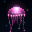

Write Python code to recreate this figure.
"""Jellyfish — a lone bioluminescent bell drifting up through dark water.

Big subject, minimal scene: one glowing jellyfish centered on the panel.
The bell pulses (contract → rise, relax → sink), the oral arms and tentacles
sway with the same phase, and faint motes drift upward. Everything is drawn
additively into a float buffer so the glow blooms softly — deep-sea serene.

Seamless 44-frame loop (all motion is sinusoidal over one period).

Run:  .venv\\Scripts\\python.exe art\\jellyfish.py   → jellyfish.gif (+ strip)
"""

import math
from pathlib import Path

from PIL import Image

import os

HERE = Path(__file__).resolve().parent
SIZE = 32
# 18 frames / 24 colors lands at ~7.9 KB — inside the panel's 8192-byte ceiling.
# The soft additive glow gives every frame high spatial entropy (~410 B/frame),
# so frame count, not palette, is the binding constraint here.
FRAMES = int(os.environ.get("JF_FRAMES", "18"))
COLORS = int(os.environ.get("JF_COLORS", "24"))
CX = 16.0

# palette (additive intensities keep these from clipping unless glows overlap)
BG_TOP = (2, 3, 10)
BG_BOT = (4, 11, 22)
BELL = (210, 60, 145)        # translucent magenta body
BELL_CORE = (255, 150, 205)  # brighter inner glow
RIM = (255, 185, 225)        # bright bell margin
CYAN = (120, 225, 255)       # inner gonad streaks / cool highlight
TENT = (200, 55, 135)        # tentacle filaments
TIP = (255, 120, 200)        # glowing tentacle tips
MOTE = (80, 170, 215)        # drifting plankton motes


def lerp(a, b, t):
    return tuple(a[i] + (b[i] - a[i]) * t for i in range(3))


def new_buf():
    """Buffer pre-filled with the deep-water gradient."""
    buf = []
    for y in range(SIZE):
        base = lerp(BG_TOP, BG_BOT, y / (SIZE - 1))
        buf.append([[base[0], base[1], base[2]] for _ in range(SIZE)])
    return buf


def add(buf, x, y, color, k):
    if k <= 0 or x < 0 or x >= SIZE or y < 0 or y >= SIZE:
        return
    p = buf[y][x]
    p[0] += color[0] * k
    p[1] += color[1] * k
    p[2] += color[2] * k


def glow(buf, cx, cy, r, color, inten):
    """Soft radial bloom centred at (cx, cy)."""
    sig2 = 2 * (r * 0.55) ** 2
    for y in range(max(0, int(cy - r - 1)), min(SIZE, int(cy + r + 2))):
        for x in range(max(0, int(cx - r - 1)), min(SIZE, int(cx + r + 2))):
            d2 = (x - cx) ** 2 + (y - cy) ** 2
            if d2 <= (r + 1) ** 2:
                add(buf, x, y, color, inten * math.exp(-d2 / sig2))


def to_image(buf):
    img = Image.new("RGB", (SIZE, SIZE))
    px = img.load()
    for y in range(SIZE):
        for x in range(SIZE):
            p = buf[y][x]
            px[x, y] = (min(255, int(p[0])), min(255, int(p[1])), min(255, int(p[2])))
    return img


def frame(f):
    p = f / FRAMES
    ph = 2 * math.pi * p
    # contraction 0..1..0: contracted bell is narrower, taller, and risen
    c = 0.5 - 0.5 * math.cos(ph)

    a = 8.5 * (1 - 0.20 * c)          # bell half-width
    b = 5.4 * (1 + 0.20 * c)          # bell half-height
    cy = 12.5 - 2.6 * c              # bell centre rises as it contracts
    margin = cy + 0.34 * b           # lower edge of the bell (where arms hang)

    buf = new_buf()

    # ambient body halo so the bell reads as translucent, not a hard shape
    glow(buf, CX, cy - 0.4 * b, a * 1.15, BELL, 0.32)

    # bell body: fill the dome, brighter toward the crown and the rim
    x0, x1 = int(CX - a - 1), int(CX + a + 2)
    for x in range(max(0, x0), min(SIZE, x1)):
        dx = (x - CX) / a
        if abs(dx) > 1:
            continue
        dome = b * math.sqrt(max(0.0, 1 - dx * dx))
        y_top = cy - dome
        y_bot = margin
        span = max(1.0, y_bot - y_top)
        for yy in range(int(round(y_top)), int(round(y_bot)) + 1):
            t = min(1.0, max(0.0, (yy - y_top) / span))   # 0 crown .. 1 margin
            # brighter at the crown, dimmer mid-body, glow again near margin
            body = 0.55 * (1 - t) ** 1.5 + 0.18
            add(buf, x, yy, BELL, body)
            add(buf, x, yy, BELL_CORE, 0.22 * (1 - abs(dx)) * (1 - t))

    # crown highlight — a cool sheen on top of the dome
    glow(buf, CX, cy - 0.72 * b, a * 0.42, CYAN, 0.5)
    glow(buf, CX, cy - 0.5 * b, a * 0.6, BELL_CORE, 0.45)

    # inner gonad streaks (four cool arcs inside the bell)
    for k in (-1.5, -0.5, 0.5, 1.5):
        gx = CX + k * a * 0.30
        glow(buf, gx, cy - 0.05 * b, 1.3, CYAN, 0.34)

    # scalloped bell margin — bright bumps along the lower rim
    scallops = 7
    for i in range(scallops):
        dx = (i / (scallops - 1) - 0.5) * 2       # -1..1
        mx = CX + dx * a * 0.94
        my = margin + math.sqrt(max(0.0, 1 - dx * dx)) * 0.6
        # margin flutters gently with the pulse
        my += 0.5 * math.sin(ph + i)
        glow(buf, mx, my, 1.15, RIM, 0.7)

    # oral arms: 4 short frilly ribbons near the centre
    for j, base_dx in enumerate((-0.42, -0.14, 0.14, 0.42)):
        bx = CX + base_dx * a
        length = 9 + 2 * math.sin(ph + j)
        n = int(length)
        for s in range(n):
            t = s / max(1, n - 1)
            sway = (0.9 * a) * 0.16 * math.sin(3.0 * t + ph * 1.0 + j * 1.6) * t
            xx = bx + sway + base_dx * 1.5 * t
            yy = margin + 0.5 + s * 0.9
            glow(buf, xx, yy, 0.9, TENT, 0.42 * (1 - 0.5 * t))

    # long trailing tentacles: thin filaments with glowing tips
    for j, base_dx in enumerate((-0.92, -0.6, 0.6, 0.92)):
        bx = CX + base_dx * a
        length = 15 + 3 * math.sin(ph * 1.0 + j * 2.0)
        n = int(length)
        for s in range(n):
            t = s / max(1, n - 1)
            sway = 2.6 * math.sin(2.4 * t + ph + j * 1.3) * t
            xx = bx + sway
            yy = margin + 1.0 + s * 1.05
            add(buf, int(round(xx)), int(round(yy)), TENT, 0.5 * (1 - 0.6 * t))
            if s % 4 == 0:
                glow(buf, xx, yy, 0.8, TIP, 0.30 * (1 - 0.5 * t))
        # bright tip bead
        tt = 1.0
        sway = 2.6 * math.sin(2.4 * tt + ph + j * 1.3) * tt
        glow(buf, bx + sway, margin + 1.0 + n * 1.05, 1.0, TIP, 0.6)

    # drifting motes (seamless upward loop)
    motes = ((6, 24), (26, 12), (23, 27), (4, 9), (28, 20), (10, 6))
    for i, (mx, y0) in enumerate(motes):
        span = 30
        yy = (y0 - p * span - i * 3) % span + 1
        drift = 1.2 * math.sin(ph + i)
        glow(buf, mx + drift, yy, 1.0, MOTE, 0.30)

    return to_image(buf)


if __name__ == "__main__":
    frames = [frame(f) for f in range(FRAMES)]
    import gifsafe

    size = gifsafe.save(frames, HERE / "jellyfish.gif", duration_ms=130, colors=COLORS)
    ok = "OK" if size <= 8192 else "TOO BIG!"
    print(f"jellyfish.gif: {len(frames)} frames, {size} bytes ({ok}), budget<=8192")

    # save a representative still (mid-relax) + a review strip
    frames[0].save(HERE / "jellyfish.png")
    q = max(1, FRAMES // 4)
    keys = (0, q, 2 * q, 3 * q)   # relaxed, contracting, contracted, relaxing
    strip = Image.new("RGB", (SIZE * 6 * len(keys) + (len(keys) - 1) * 4, SIZE * 6), (18, 18, 22))
    for i, k in enumerate(keys):
        strip.paste(frames[k].resize((SIZE * 6, SIZE * 6), Image.NEAREST), (i * (SIZE * 6 + 4), 0))
    strip.save(HERE / "jellyfish.strip.png")
    print("wrote jellyfish.gif + jellyfish.strip.png")
